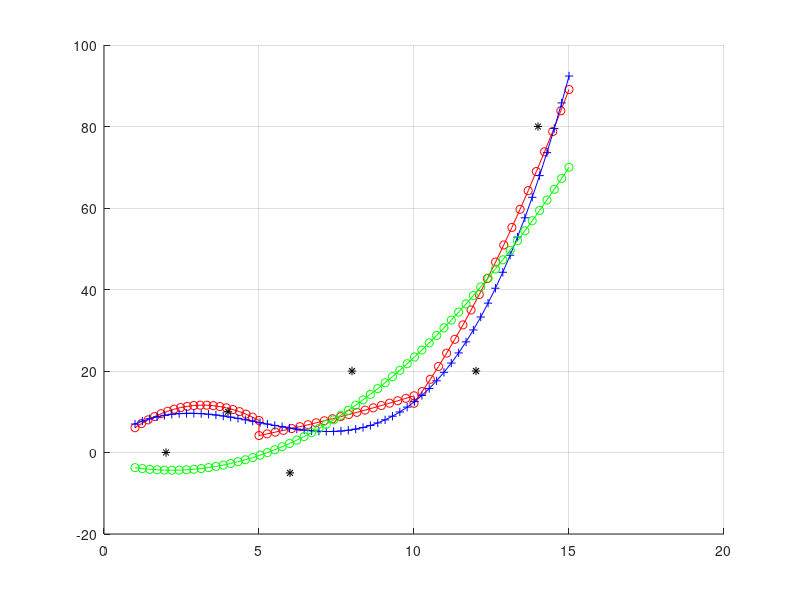
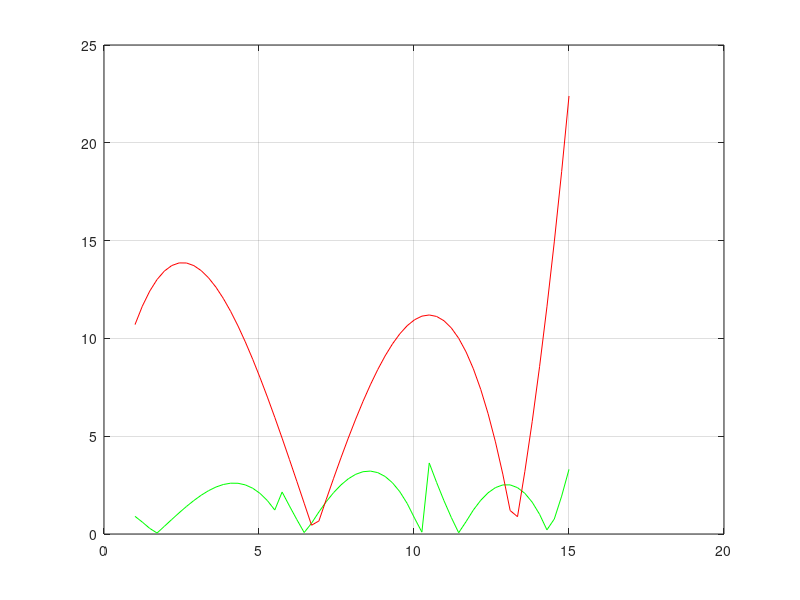

Write the MATLAB code that produced these figures, in order.
clear all
clear
n=60; % Points to be considered in curve
X=linspace(1,15,n); % equal spacing of points
noise=(10)*(rand()-0.5);  % noise in data from -1 to 1
Y=(0.1).*X.^3 - (1.5)*X.^2 + (6).*X + noise; % noisy output

Camerax=[2 4 6 8 12 14 ]
Cameray=[0 10 -5 20 20 80]
Scale1=0.5
Scale2=0.5
Scale3=0.1
%############# Without section ################

Xn=linspace(1,15,n);
S4=Xn.^3*transpose(Xn); % X^4 terms sum
S3=Xn.^2*transpose(Xn); % X^3 terms sum
S2=Xn*transpose(Xn); % X^2 terms sum
S1=Xn*ones(n,1); % X terms sum
%   AX=B 
An=[S4 S3 S2;   
   S3 S2 S1;
   S2 S1 1];

Bn=[Y*transpose(Xn.^2);Y*transpose(Xn);Y*ones(n,1)];
Constant1 = inv(An)*Bn; % by least square method

Ylinen=(Constant1(1,1).*Xn.^2 + Constant1(2,1).*Xn + Constant1(3,1)) ;
errorn=Y-Ylinen; % Error term in actual and computed

%################Section wise ##################

%for first section
X1=linspace(1,5,n/3);

S4=X1.^3*transpose(X1); % X^4 terms sum
S3=X1.^2*transpose(X1); % X^3 terms sum
S2=X1*transpose(X1); % X^2 terms sum
S1=X1*ones(n/3,1); % X terms sum

%   AX=B 
A1=[S4 S3 S2;   
   S3 S2 S1;
   S2 S1 1];

B1=[Y(1:n/3)*transpose(X1.^2);Y(1:n/3)*transpose(X1);Y(1:n/3)*ones(n/3,1)];
ConstCamera1=inv([Camerax(1,1) 1;Camerax(1,2) 1])*[Camerax(1,1);Camerax(1,2)];
Constant1=inv(A1)*B1; % by least square method

Yline1=(Constant1(1,1).*X1.^2 + Constant1(2,1).*X1 + Constant1(3,1))+ Scale1*(ConstCamera1(1,1)*X1+ConstCamera1(2,1));
error1=Y(1:n/3)-Yline1; % Error term in actual and computed

%################################################################
%for second section
X2=linspace(5,10,n/3);

S4=X2.^3*transpose(X2); % X^4 terms sum
S3=X2.^2*transpose(X2); % X^3 terms sum
S2=X2*transpose(X2); % X^2 terms sum
S1=X2*ones(n/3,1); % X terms sum

%   AX=B 
A2=[S4 S3 S2;   
   S3 S2 S1;
   S2 S1 1];

B2=[Y(((n/3)+1):2*n/3)*transpose(X2.^2);Y(((n/3)+1):2*n/3)*transpose(X2);Y(((n/3)+1):2*n/3)*ones(n/3,1)];
ConstCamera2=inv([Camerax(1,3) 1;Camerax(1,4) 1])*[Camerax(1,3);Camerax(1,4)];
Constant2=inv(A2)*B2; % by least square method

Yline2=(Constant2(1,1).*X2.^2 + Constant2(2,1).*X2 + Constant2(3,1))+Scale2*(ConstCamera2(1,1)*X1+ConstCamera2(2,1));
error2=Y(((n/3)+1):2*n/3)-Yline2; % Error term in actual and computed

%################################################################

%for third section
X3=linspace(10,15,n/3);

S4=X3.^3*transpose(X3); % X^4 terms sum
S3=X3.^2*transpose(X3); % X^3 terms sum
S2=X3*transpose(X3); % X^2 terms sum
S1=X3*ones(n/3,1); % X terms sum

%   AX=B 
A3=[S4 S3 S2;   
   S3 S2 S1;
   S2 S1 1];

B3=[Y(((2*n/3)+1):n)*transpose(X3.^2);Y(((2*n/3)+1):n)*transpose(X3);Y(((2*n/3)+1):n)*ones(n/3,1)];
ConstCamera3=inv([Camerax(1,5) 1;Camerax(1,6) 1])*[Camerax(1,5);Camerax(1,6)];
Constant3=inv(A3)*B3; % by least square method

Yline3=(Constant3(1,1).*X3.^2 + Constant3(2,1).*X3 + Constant3(3,1))+Scale3*(ConstCamera3(1,1)*X1+ConstCamera3(2,1));
error3=Y(((2*n/3)+1):n)-Yline3; % Error term in actual and computed

%############### Graph section ###################

error=[error1 error2 error3 ];
Yline=[Yline1 Yline2 Yline3];
Xf=[X1 X2 X3];
figure;
hold on
plot(Xf,Yline,'-or')
plot(X,Y,'+-b',Xn,Ylinen,'-og');grid;
plot(Camerax,Cameray,'*k')
figure;
plot(X,abs(error),'-g',X,abs(errorn),'-r');grid;
